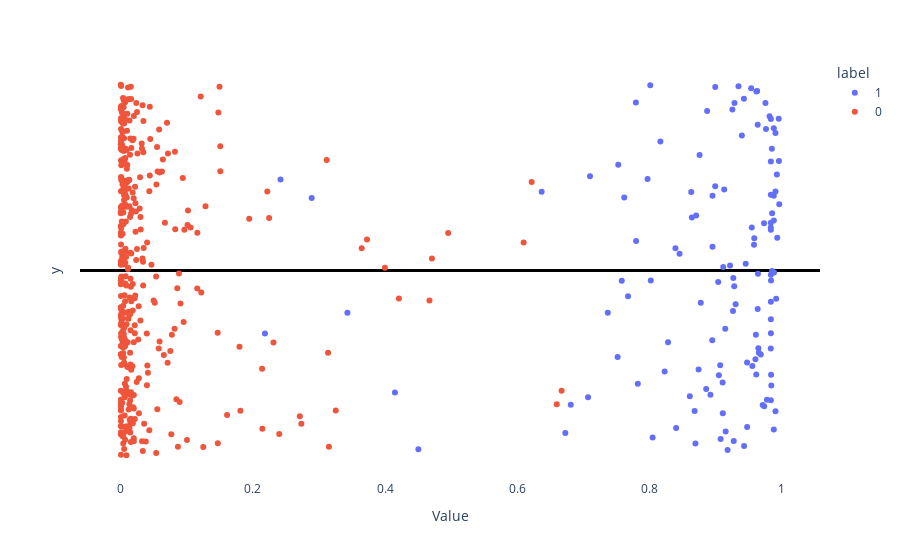

The notebook cell this image was saved under:
### Markdown cell above
## Extra visualizations

### Code cell
# Visualize the projections

from lmdoctor import plot_utils, detection_utils
proj_pairs = detection_utils.act_pairs_to_projs_multiclass(doc.train_acts, doc.direction_info, len(doc.statement_pairs['train']))

layer = 15
proj_idx = 0
classes = [0,1,2,3]
projs_ = [proj_pairs[proj_idx, :, proj_idx, layer]]
classes.remove(proj_idx)
for cls in classes:
    projs_.append(proj_pairs[cls, :, proj_idx, layer])

plot_utils.plot_projs_on_numberline(*projs_)

### Figure 1 — Plotly figure (JSON) as saved in the notebook; plotly's stock layout.template omitted (floating-point values rounded to 4 significant figures; data arrays with more than 128 entries replaced by an {"elided": "..."} marker saying what was removed)
{"data": [{"hovertemplate": "label=1<br>Value=%{x}<br>y=%{y}<extra></extra>", "legendgroup": "1", "marker": {"color": "#636efa", "symbol": "circle"}, "mode": "markers", "name": "1", "orientation": "v", "showlegend": true, "type": "scatter", "x": [0.9839, 0.993, 0.9909, 0.9967, 0.9632, 0.991, 0.7973, 0.935, 0.9884, 0.8998, 0.9112, 0.876, 0.8956, 0.984, 0.9885, 0.9551, 0.9651, 0.9959, 0.752, 0.8458, 0.8953, 0.415, 0.8283, 0.911, 0.9119, 0.8643, 0.7826, 0.753, 0.9401, 0.9289, 0.8022, 0.2418, 0.9434, 0.4505, 0.7621, 0.7797, 0.956, 0.637, 0.9619, 0.9842, 0.964, 0.978, 0.9859, 0.8997, 0.9479, 0.8925, 0.6729, 0.9758, 0.7371, 0.8613, 0.9185, 0.9541, 0.6811, 0.8231, 0.9043, 0.8957, 0.9459, 0.8168, 0.805, 0.9589, 0.8406, 0.289, 0.9149, 0.982, 0.9613, 0.8861, 0.8875, 0.2183, 0.7102, 0.9481, 0.9052, 0.9839, 0.9961, 0.9855, 0.9271, 0.9222, 0.9838, 0.9838, 0.8709, 0.9621, 0.8395, 0.8746, 0.9155, 0.984, 0.9766, 0.9584, 0.9072, 0.8779, 0.78, 0.3431, 0.984, 0.9857, 0.9936, 0.964, 0.9738, 0.7583, 0.984, 0.9843, 0.991, 0.9079, 0.9737, 0.8014, 0.9266, 0.984, 0.9919, 0.9687, 0.984, 0.9846, 0.9257, 0.9278, 0.9606, 0.9885, 0.8685, 0.984, 0.9885, 0.9644, 0.9285, 0.9133, 0.984, 0.9888, 0.9716, 0.9306, 0.8634, 0.8698, 0.9658, 0.9432, 0.7678, 0.7073], "xaxis": "x", "y": [-0.261, 0.5157, -0.7557, 0.3562, 0.9643, 0.7386, 0.4916, 0.9908, 0.4022, 0.9864, -0.767, 0.6207, 0.1282, -0.6965, 0.765, 0.2318, -0.4171, 0.8155, -0.4642, 0.0899, -0.3737, -0.6554, -0.3848, -0.6015, 0.01886, 0.2847, -0.6082, 0.5683, 0.7258, 0.9009, -0.05387, 0.4898, -0.9425, -0.9603, 0.3929, 0.9024, -0.5133, 0.4229, -0.558, -0.05287, -0.2068, -0.6936, 0.3079, 0.4534, -0.4943, -0.6668, -0.8721, 0.8998, -0.2262, -0.6747, -0.964, 0.979, -0.7205, -0.5417, -0.06108, 0.402, 0.03667, 0.694, -0.897, 0.1734, -0.8454, 0.3901, -0.3127, 0.8289, -0.3449, -0.6367, 0.8571, -0.3374, 0.5071, -0.8407, -0.563, 0.4075, 0.5885, 0.6541, -0.0394, 0.02664, -0.4192, 0.2318, 0.2964, 0.9621, 0.1195, -0.5313, -0.865, 0.8142, 0.7602, 0.1392, -0.5088, -0.1729, 0.1587, -0.2264, -0.02219, -0.001643, 0.1768, 0.7831, -0.7284, -0.05496, 0.2568, -0.5594, 0.4245, -0.9043, 0.2535, 0.9953, -0.2172, 0.2192, -0.152, -0.4514, -0.3364, -0.6181, 0.865, -0.9152, -0.4769, 0.2696, -0.7546, 0.5855, -0.8538, -0.01701, -0.08372, 0.4358, -0.1678, -0.01073, -0.7227, -0.1807, 0.4219, -0.9285, -0.4419, 0.9234, -0.1375, -0.6811], "yaxis": "y"}, {"hovertemplate": "label=0<br>Value=%{x}<br>y=%{y}<extra></extra>", "legendgroup": "0", "marker": {"color": "#EF553B", "symbol": "circle"}, "mode": "markers", "name": "0", "orientation": "v", "showlegend": true, "type": "scatter", "x": {"elided": "384 float values"}, "xaxis": "x", "y": {"elided": "384 float values"}, "yaxis": "y"}], "layout": {"autosize": true, "legend": {"title": {"text": "label"}, "tracegroupgap": 0}, "margin": {"t": 60}, "plot_bgcolor": "white", "xaxis": {"anchor": "y", "autorange": true, "domain": [0, 1], "range": [-0.06094, 1.058], "showgrid": false, "title": {"text": "Value"}, "type": "linear"}, "yaxis": {"anchor": "x", "autorange": true, "domain": [0, 1], "range": [-1.281, 1.287], "showgrid": false, "showticklabels": false, "title": {"text": "y"}, "type": "linear", "zeroline": true, "zerolinecolor": "black", "zerolinewidth": 3}}}
